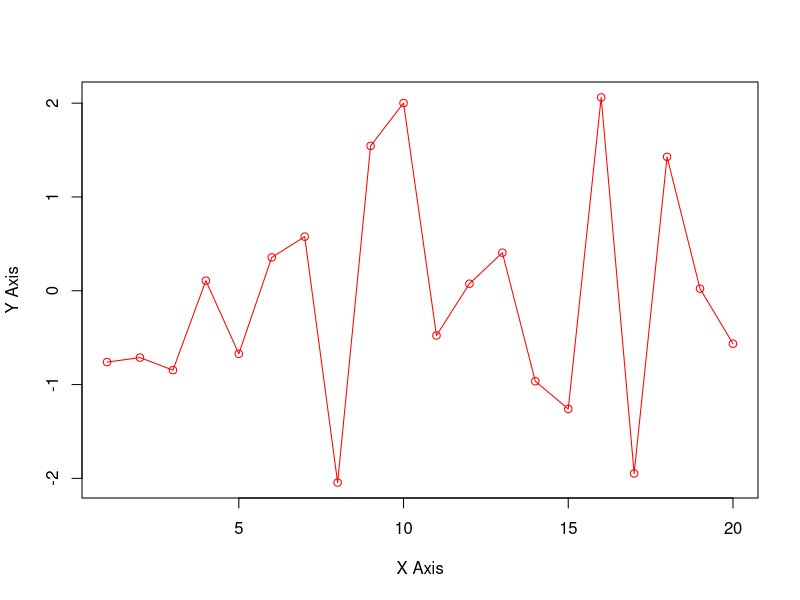

Reproduce this figure in R.
# To try online copy/paste to https://rdrr.io/snippet
# Begin an R Script by declaring a custom function to print out and
# decrement an argument value when called
  launch <- function( num=5 ) 
  {
    cat( num, "- " )
    num <- ( num - 1 )
    # Statement to be inserted here – Step 2. }
# Default.R
    # Next, add a conditional test to exit the function 
    # or call the function># recursively, according to 
    # the tested value
    if( num < 0 ) { return(NULL)} else { launch( num )}
  }
# Now, declare a function that will accept an arbitrary number of
# arguments to be passed to another function
  graph <- function( x, y, ... )
  {
    plot( x, y, col="Red", type="o", ... )
  }
# Then, insert statements to call each function
  launch( )
  graph( 1:20, rnorm( 20 ), xlab="X Axis", ylab="Y Axis" )
# Run the code to call the custom functions and see the default and
# arbitrary argument values applied
